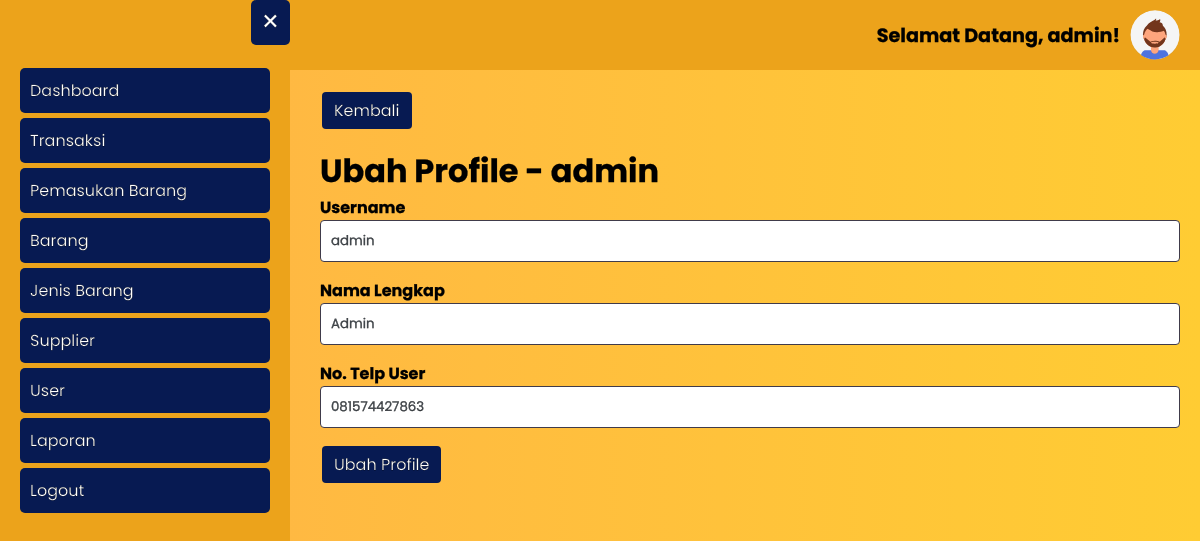
The app's page /user/ubah_profile.php (signed in) with its own data.
### tables this page shows
CREATE TABLE `user` (
  `id_user` int(11) NOT NULL,
  `username` varchar(20) NOT NULL,
  `password` varchar(300) NOT NULL,
  `hak_akses` enum('administrator','operator') NOT NULL,
  `nama_lengkap` varchar(50) NOT NULL,
  `no_telp_user` varchar(20) NOT NULL
);

### user/ubah_profile.php (the view, shortened to what this page needs)
<?php
require_once '../koneksi.php';
$id_user = htmlspecialchars($_SESSION['id_user']);
$data_profile = mysqli_fetch_assoc(mysqli_query($koneksi, "SELECT * FROM user WHERE id_user = '$id_user'"));
?>
<html>
<head>
	<?php include_once '../include/head.php'; ?>
</head>
<body class="bg-gradient">
    <?php include_once '../include/topbar.php' ?>
	<?php include_once '../include/sidebar.php'; ?>
	<div class="main-content">
		<a href="<?= BASE_URL; ?>user/profile.php" class="btn">Kembali</a>
		<div class="my">
			<h1>Ubah Profile - <?= $data_profile['username']; ?></h1>
			<form method="post">
				<div class="form-group">
					<label for="username">Username</label>
					<input type="text" name="username" id="username" class="form-input" value="<?= $data_profile['username']; ?>" required>
				</div>
				<div class="form-group">
					<label for="nama_lengkap">Nama Lengkap</label>
					<input type="text" name="nama_lengkap" id="nama_lengkap" class="form-input" value="<?= $data_profile['nama_lengkap']; ?>" required>
				</div>
				<div class="form-group">
					<label for="no_telp_user">No. Telp User</label>
					<input type="number" name="no_telp_user" id="no_telp_user" class="form-input" value="<?= $data_profile['no_telp_user']; ?>" required>
				</div>
				<div class="form-group">
					<button type="submit" name="btnUbahProfile" class="btn">Ubah Profile</button>
				</div>
			</form>
		</div>
	</div>
</body>
</html>

### include/topbar.php
<button class="open-btn">&#9776;</button>
<div class="topbar">
	<h1>Selamat Datang, <?= $data_profile['username']; ?>!</h1>
	<a href="<?= BASE_URL; ?>user/profile.php">
		<img src="<?= BASE_URL; ?>assets/img/profile_pic.svg" alt="Profile Picture">
	</a>
</div>

### assets/style.css (style rules this page uses)
* { font-family: 'Poppins', sans-serif; -webkit-text-stroke-width: .25px; -webkit-text-stroke-color: black; }
body { margin: 0; padding: 0; }
.bg-gradient { background: rgb(255,179,71); background: linear-gradient(90deg, rgba(255,179,71,1) 0%, rgba(255,204,51,1) 100%); }
.form-group { margin-bottom: 1rem; font-weight: bold; }
.form-input { width: 100%; display: block; color: #495057; background-color: #fff; border: 1px solid #403B4A; border-radius: 0.25rem; padding: 10px; }
.my { margin: 1rem 0; }
.main-content { margin-left: 300px; padding: 20px; transition: all 0.3s ease-in-out; }
.main-content h1 { padding: 0; margin: 0; }
.open-btn { position: absolute; left: 10px; top: 10px; font-size: 30px; padding: 0 10px; cursor: pointer; border-radius: 5px; background: #071a52; border: none; color: white; }
.topbar { display: flex; justify-content: flex-end; align-items: center; background-color: #eca31b; padding: 10px 20px; }
.topbar img { height: 50px; width: 50px; border-radius: 50%; margin-left: 10px; margin-right: 0; }
.topbar h1 { font-size: 1.2em; margin: 0; }
.btn { margin: 2px; display: inline-block; font-size: 1rem; color: black; text-align: center; border: 1px solid black; padding: 0.375rem 0.75rem; border-radius: 0.25rem; text-decoration: none; cursor: pointer; background: #071a52; border: none; color: white; }

### records on screen
user: username "admin", nama_lengkap "Admin", no_telp_user "081574427863"
